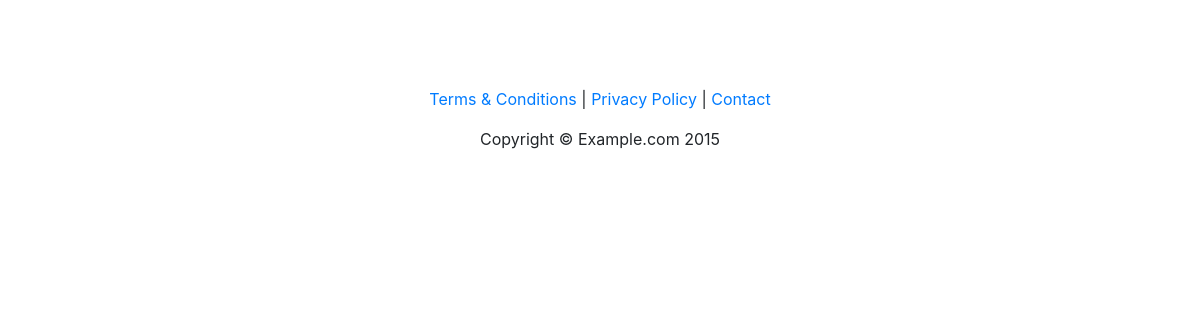
/index/, run on an earlier commit of the app's database.
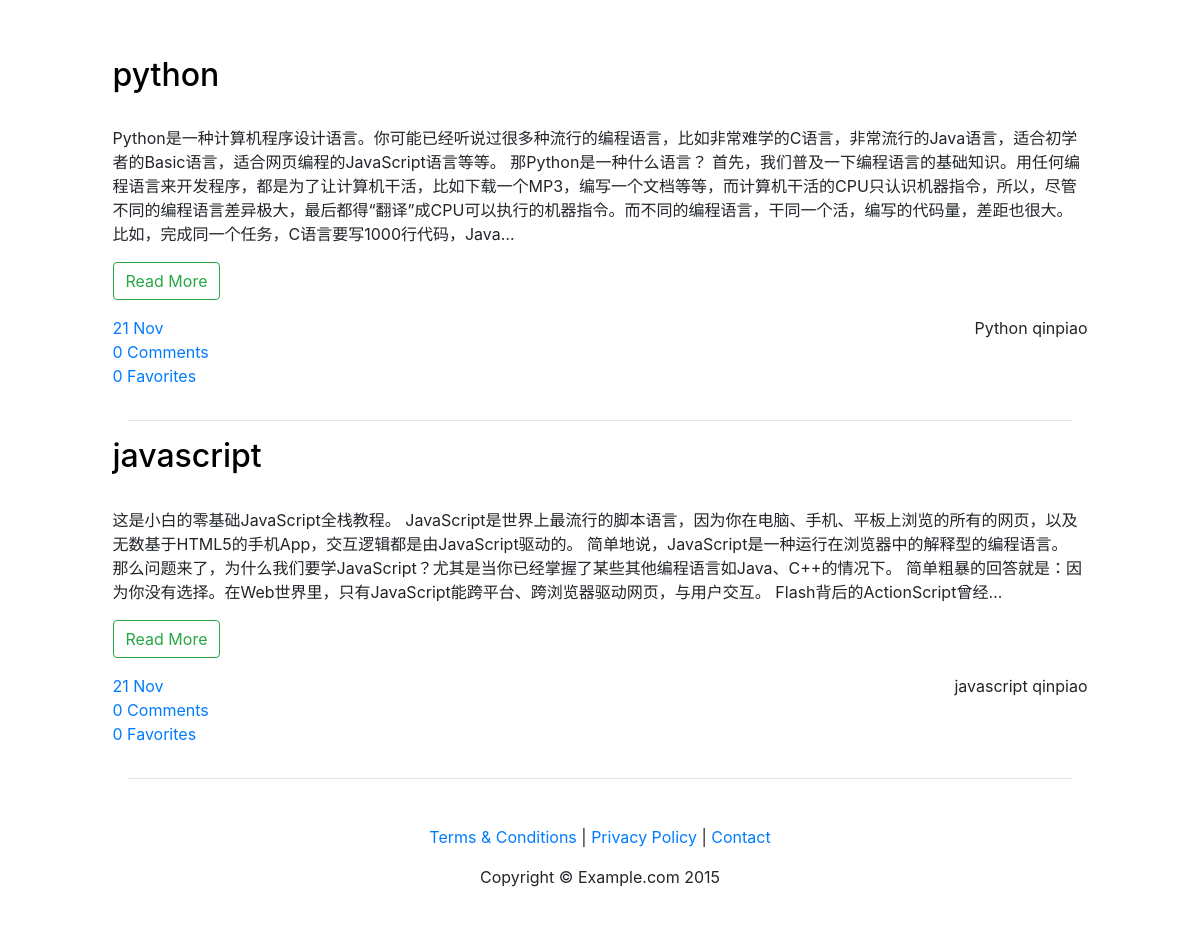
And on a later commit of the database.
### focus/models.py (models this page shows, shortened)
@python_2_unicode_compatible
class Article(models.Model):
	column=models.ForeignKey(Column,blank=True,null=True,verbose_name='belong_to')
	title=models.CharField(max_length=256)
	author=models.ForeignKey('Author')
	user=models.ManyToManyField('NewUser',blank=True)
	content=models.TextField('content')
	pub_date=models.DateTimeField(auto_now_add=True,editable=True)
	update_time=models.DateTimeField(auto_now=True,null=True)
	published=models.BooleanField('notDraft',default=True)
	poll_num=models.IntegerField(default=0)
	comment_num=models.IntegerField(default=0)
	keep_num=models.IntegerField(default=0)
	class Meta:
		verbose_name='article'
		verbose_name_plural='articles'
	objects=ArticleManager()

@python_2_unicode_compatible
class Column(models.Model):
	name=models.CharField('column_name',max_length=256)
	intro=models.TextField('introduction',default='')
	def __str__(self):
		return self.name
	class Meta:
		verbose_name='column'
		verbose_name_plural='columns'
		ordering=['name']

@python_2_unicode_compatible
class Author(models.Model):
	name=models.CharField(max_length=256)
	profile=models.CharField('profile',default='',max_length=256)
	register_date=models.DateTimeField(auto_now_add=True,editable=True)
	def __str__(self):
		return self.name

### focus/views.py (the view)
# urls.py: url(r'^index/$',views.index,name='index'),
def index(request):
	url=request.get_full_path()
	request.session["referer_url"]=url
	latest_article_list=Article.objects.query_by_time()
	if request.user.is_authenticated():
		u_active=True
		user=request.user.username
		content={'latest_article_list':latest_article_list,"u_active":u_active,"user":user}
		return render(request,'index.html',content)
	else:
		u_active=False
		context={'latest_article_list':latest_article_list,"u_active":u_active}
		return render(request,'index.html',context)

### focus/models.py (called while the page is built)
	def query_by_time(self):
		query=self.get_queryset().order_by('pub_date')
		return query

### focus/templates/index.html (shortened to what this page needs)
{% extends 'base.html' %}
{% block center %}
<div class="container-fluid">
		<div class="col-sm-10" style="float:none;margin-left:auto;margin-right:auto">
			{% for article in latest_article_list %}
			<div class="row">
				<article class="col-xs-12">
					<h2>{{article.title}}</h2>
					<br>
					<p>{{article.content|truncatechars_html:300 | safe}}</p>
					<p><a href='/focus/{{article.id}}'><button class="btn btn-outline-success">Read More</button></a></p>
					<p class="pull-right"><span class="tag tag-default">{{article.column}}</span>  <span class="tag tag-default">{{article.author}}</span></p>
					<ul class="list-inline">
						<li ><a href="#">{{article.pub_date | date:"j M"}}</a></li>
						<li ><a href="#">{{article.comment_num}} Comments</a></li>
						<li class="list-inline-item"><a href="#">{{article.keep_num}} Favorites</a></li>
					</ul>
				</article>
			</div>
			<hr>
			{% endfor %}
		</div>
	</div>
{% endblock %}

### focus/templates/base.html (shortened to what this page needs)
<!DOCTYPE html>
<html lang="en">
<head>
    {% load staticfiles %}
    <link rel="stylesheet" href="https://maxcdn.bootstrapcdn.com/bootstrap/4.0.0-alpha.3/css/bootstrap.min.css">
    <link href='{% static "css/custom.css" %}' rel="stylesheet">
    <link href='{% static "css/font-awesome-4.6.3/css/font-awesome.min.css" %}' rel="stylesheet">
</head>
<body>
    <nav id="topNav" class="navbar navbar-full navbar-static-top navbar-dark bg-inverse m-b-1">
        <button class="navbar-toggler hidden-md-up pull-right" type="button" data-toggle="collapse" data-target="#navbar">
        </button>
        <a class="navbar-brand" href="/index">CMS</a>
    </nav>
    {% block center %}
    {% endblock %}
	<footer>
        <div class="small-print">
        	<div class="container">
        		<p><a href="#">Terms &amp; Conditions</a> | <a href="#">Privacy Policy</a> | <a href="#">Contact</a></p>
        		<p>Copyright &copy; Example.com 2015 </p>
        	</div>
        </div>
	</footer>
</body>
</html>

### focus/static/css/custom.css (style rules this page uses)
h1, h2, h3, h4, h5, h6 { color: black; }
.small-print { background-color: #fff; padding: 30px 0; }
.small-print { text-align: center; }

What changed in the data, as far as the page shows it:
added Article: title "python", content "Python是一种计算机程序设计语言。你可能已经听说过很多种流行的编程语言，比如非常难学的C语言，非常流行的Java语言，适合初学者的Basic语言，适合网页编程的JavaScript语言等等。 那Python是一种什么语言？ 首先，我们普及一下编程语言的基础知识。用任何编程语言来开发程序，都是为了让计算机干活，比如下载一个MP3，编写一个文档等等，而计算机干活的CPU只认识机器指令，所以，尽管不同的编程语言差异极大，最后都得“翻译”成CPU可以执行的机器指令。而不同的编程语言，干同一个活，编写的代码量，差距也很大。 比如，完成同一个任务，C语言要写1000行代码，Java…", column "Python", author "qinpiao", pub_date "21 Nov", comment_num "0", keep_num "0"
added Article: title "javascript", content "这是小白的零基础JavaScript全栈教程。 JavaScript是世界上最流行的脚本语言，因为你在电脑、手机、平板上浏览的所有的网页，以及无数基于HTML5的手机App，交互逻辑都是由JavaScript驱动的。 简单地说，JavaScript是一种运行在浏览器中的解释型的编程语言。 那么问题来了，为什么我们要学JavaScript？尤其是当你已经掌握了某些其他编程语言如Java、C++的情况下。 简单粗暴的回答就是：因为你没有选择。在Web世界里，只有JavaScript能跨平台、跨浏览器驱动网页，与用户交互。 Flash背后的ActionScript曾经…", column "javascript", author "qinpiao", pub_date "21 Nov", comment_num "0", keep_num "0"
